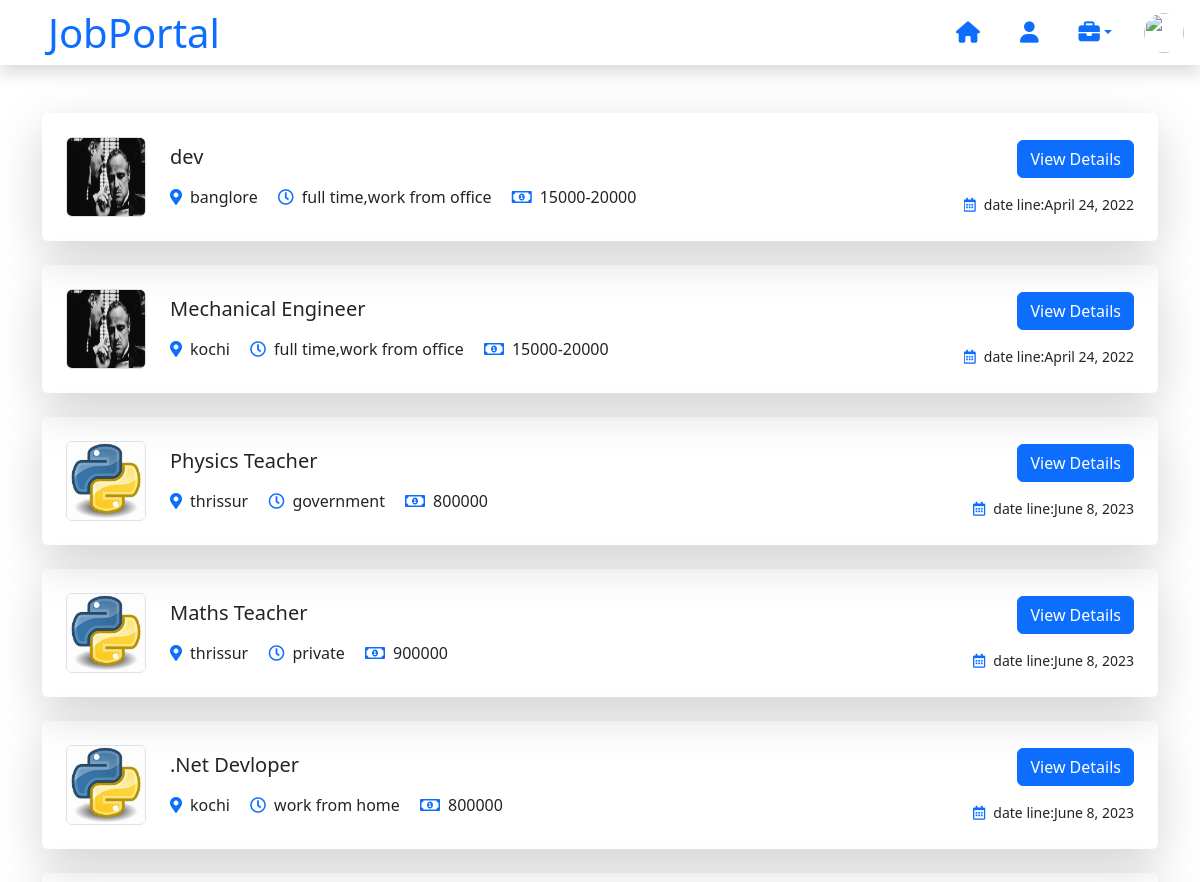
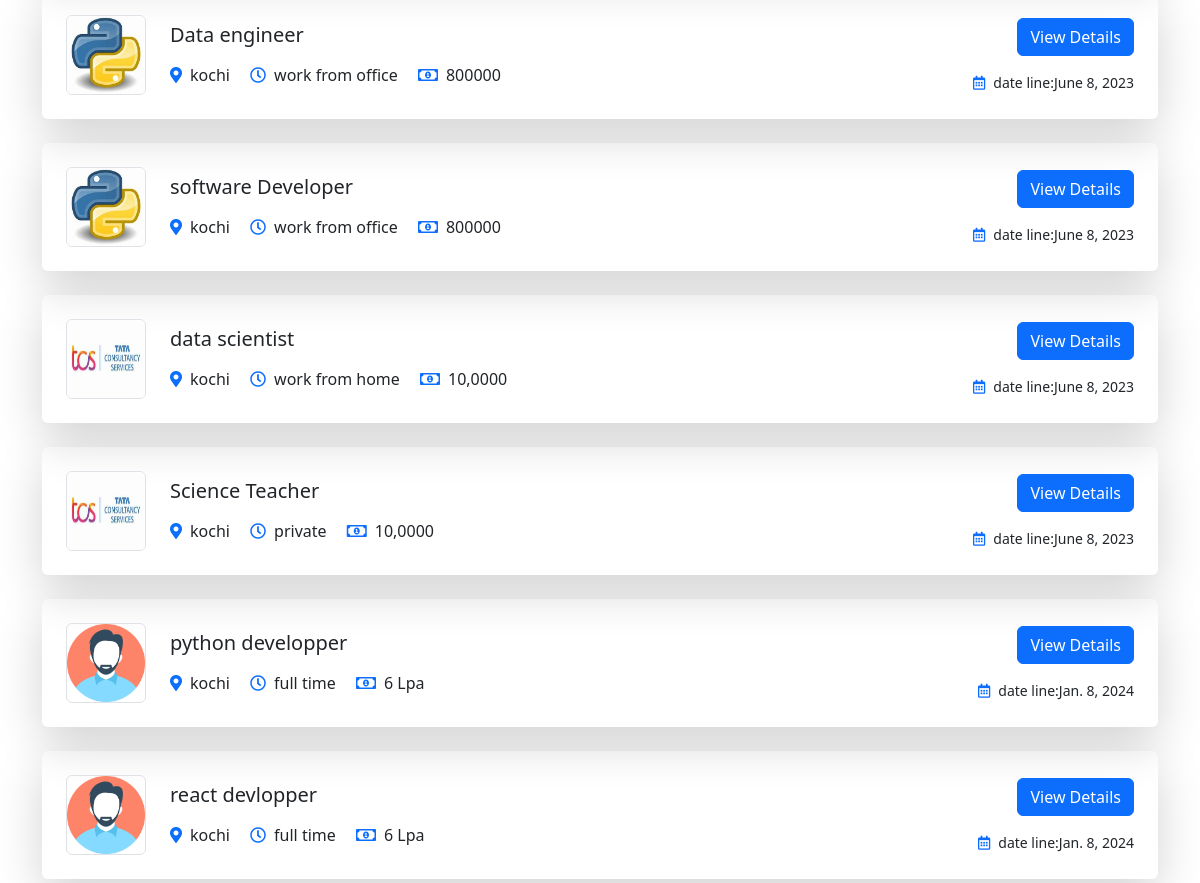
The page /job/all/list/ on the database its author committed (2 pictures, top to bottom).
### api/models.py (models this page shows, shortened)
class Job(models.Model):
    company = models.ForeignKey(CompanyProfile, on_delete=models.CASCADE)
    start_date = models.DateField(default=datetime.date.today)
    end_date = models.DateField(validators=[MinValueValidator(datetime.date.today)])
    title = models.CharField(max_length=200)
    salary = models.CharField(max_length=200)
    description = models.CharField(max_length=1000)
    qualification=models.CharField(max_length=200)
    experience = models.CharField(max_length=100)
    location = models.CharField(max_length=100)
    vacancies=models.PositiveIntegerField()
    job_type=models.CharField(max_length=100)
    skills = models.CharField(max_length=200)
    is_active = models.BooleanField(default=True)

class CompanyProfile(models.Model):
    user = models.OneToOneField(User, on_delete=models.CASCADE,related_name='employerprofile')
    phone = models.CharField(max_length=10)
    logo = models.ImageField(upload_to="logos", null=True,blank=True)
    description = models.CharField(max_length=500)
    location = models.CharField(max_length=200)
    adress =  models.CharField(max_length=300)
    company_name = models.CharField(max_length=200)

### Job/views.py (the view)
# urls.py: path('job/all/list/',views.JobListView.as_view(),name='job-list'),
class JobListView(ListView):
    model=Job
    template_name='alljob-list.html'
    context_object_name='jobs'
    def get_queryset(self):
        return Job.objects.filter(is_active=True)

### Job/templates/alljob-list.html (shortened to what this page needs)
{%extends 'candidate-base.html'%}
{%block body%}
    <link href="https://cdnjs.cloudflare.com/ajax/libs/font-awesome/5.10.0/css/all.min.css" rel="stylesheet">
<body>
    <div class="container-xxl py-5 " >
        <div class="container ">
            <div class="tab-class text-center wow fadeInUp" >
                <div class="tab-content">
                    <div id="tab-1" class="tab-pane fade show active ">
                        {%for j in jobs%}
                        <div class="job-item-1 job-item p-4 mb-4  p-3 shadow-lg rounded">
                            <div class="row g-4">
                                <div class="col-sm-12 col-md-8 d-flex align-items-center">
                                    <img class="flex-shrink-0 img-fluid border rounded" src="{{j.company.logo.url}}" alt="" style="width: 80px; height: 80px;">
                                    <div class="text-start ps-4">
                                        <h5 class="mb-3">{{j.title}}</h5>
                                        <span class="text-truncate me-3"><i class="fa fa-map-marker-alt text-primary me-2"></i>{{j.location}}</span>
                                        <span class="text-truncate me-3"><i class="far fa-clock text-primary me-2"></i>{{j.job_type}}</span>
                                        <span class="text-truncate me-0"><i class="far fa-money-bill-alt text-primary me-2"></i>{{j.salary}}</span>
                                    </div>
                                </div>
                                <div class="col-sm-12 col-md-4 d-flex flex-column align-items-start align-items-md-end justify-content-center">
                                    <div class="d-flex mb-3">
                                        <a class="btn btn-primary" href="{%url 'job-details' j.id%}">View Details</a>
                                    </div>
                                    <small class="text-truncate"><i class="far fa-calendar-alt text-primary me-2"></i>date line:{{j.end_date}}</small>
                                </div>
                            </div>
                        </div>
                        {%endfor%}
                    </div>
                </div>
            </div>
        </div>
    </div>
</body>
{%endblock%}

### Job/templates/candidate-base.html (shortened to what this page needs)
<!DOCTYPE html>
<html lang="en">
<head>
    <link href="https://cdn.jsdelivr.net/npm/bootstrap@5.3.0-alpha3/dist/css/bootstrap.min.css" rel="stylesheet">
</head>
<body>
   <nav class=" navbar navbar-expand-lg bg-white navbar-light shadow sticky-top p-0">
    <a href="index.html" class="navbar-brand d-flex align-items-center text-center py-0 px-4 px-lg-5">
        <h1 class="m-0 text-primary">JobPortal</h1>
    </a>
    <div class="collapse navbar-collapse" id="navbarCollapse">
        <div class="navbar-nav ms-auto p-4 p-lg-0">
            <a href="{%url 'home'%}" class="nav-item nav-link active me-4 text-primary"><i class="fa-solid fa-house fa-lg" ></i></a>
            {%if request.user.employeeprofile%}
            <a href="{%url 'candidateprofile-details'%}" class="nav-item nav-link text-primary me-4"><i class="fa-solid fa-user fa-lg" ></i></a>
            {%else%}
            <a href="{%url 'candidateprofile-create'%}" class="nav-item nav-link text-primary me-4"><i class="fa-solid fa-user fa-lg" ></i></a>
            {%endif%}
            <div class="nav-item dropdown">
                <a href="#" class="nav-link dropdown-toggle me-4 text-primary" data-bs-toggle="dropdown"><i class="fa-solid fa-briefcase fa-lg"></i></a>
            </div>
            <div class="dropdown me-3" >
                <img src="{{request.user.employeeprofile.image.url}}" class="rounded-circle"  data-bs-toggle="dropdown" aria-expanded="false" height="40px" width="40px">
              </div>
        </div>
    </div>
</nav>
{%block body%}
{%endblock%}
</body>
</html>

### Job/templates/candidate-base.html (style rules this page uses)
.navbar { height: 65px; }

### rows shown on the page
Job: company.logo (picture), title "dev", location "banglore", job_type "full time,work from office", salary "15000-20000", end_date "April 24, 2022"
Job: company.logo (picture), title "Mechanical Engineer", location "kochi", job_type "full time,work from office", salary "15000-20000", end_date "April 24, 2022"
Job: company.logo (picture), title "Physics Teacher", location "thrissur", job_type "government", salary "800000", end_date "June 8, 2023"
Job: company.logo (picture), title "Maths Teacher", location "thrissur", job_type "private", salary "900000", end_date "June 8, 2023"
Job: company.logo (picture), title ".Net Devloper", location "kochi", job_type "work from home", salary "800000", end_date "June 8, 2023"
Job: company.logo (picture), title "Data engineer", location "kochi", job_type "work from office", salary "800000", end_date "June 8, 2023"
Job: company.logo (picture), title "software Developer", location "kochi", job_type "work from office", salary "800000", end_date "June 8, 2023"
Job: company.logo (picture), title "data scientist", location "kochi", job_type "work from home", salary "10,0000", end_date "June 8, 2023"
Job: company.logo (picture), title "Science Teacher", location "kochi", job_type "private", salary "10,0000", end_date "June 8, 2023"
Job: company.logo (picture), title "python developper", location "kochi", job_type "full time", salary "6 Lpa", end_date "Jan. 8, 2024"
Job: company.logo (picture), title "react devlopper", location "kochi", job_type "full time", salary "6 Lpa", end_date "Jan. 8, 2024"
